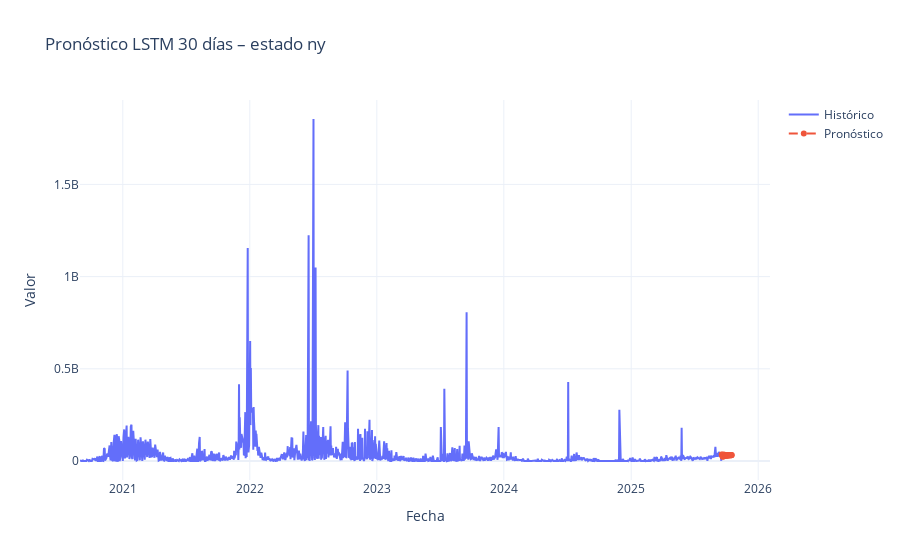

The code cell stored with this chart in its notebook:
### Markdown cell above
### 9.3 Pronóstico futuro con LSTM

### Code cell
N_FUTURE = 30  # días de pronóstico

# Última ventana del split completo (test) ya escalado
last_window_scaled = test_scaled[-WINDOW_SIZE:]

# Usamos el predict_fn especial para LSTM
future_scaled = recursive_forecast(
    model_lstm,
    last_window_scaled,
    N_FUTURE,
    predict_fn=lstm_predict_fn,  # 👈 aquí la magia
)

# Volvemos a escala original
future_preds = scaler.inverse_transform(future_scaled.reshape(-1, 1)).reshape(-1)

last_date = series.index[-1]
future_dates = pd.date_range(start=last_date + pd.Timedelta(days=1),
                             periods=N_FUTURE, freq='D')

fig = plot_future_forecast(
    series.index,
    series.values,
    future_dates,
    future_preds,
    title=f'Pronóstico LSTM {N_FUTURE} días – estado {STATE}',
)
fig.show()

### Figure 1 — Plotly figure (JSON) as saved in the notebook; plotly's stock layout.template omitted (floating-point values rounded to 4 significant figures; data arrays with more than 128 entries replaced by an {"elided": "..."} marker saying what was removed)
{"data": [{"mode": "lines", "name": "Histórico", "type": "scatter", "x": {"elided": "1366 str values"}, "y": {"elided": "1366 float values"}}, {"line": {"dash": "dash"}, "mode": "lines+markers", "name": "Pronóstico", "type": "scatter", "x": ["2025-09-18T00:00:00", "2025-09-19T00:00:00", "2025-09-20T00:00:00", "2025-09-21T00:00:00", "2025-09-22T00:00:00", "2025-09-23T00:00:00", "2025-09-24T00:00:00", "2025-09-25T00:00:00", "2025-09-26T00:00:00", "2025-09-27T00:00:00", "2025-09-28T00:00:00", "2025-09-29T00:00:00", "2025-09-30T00:00:00", "2025-10-01T00:00:00", "2025-10-02T00:00:00", "2025-10-03T00:00:00", "2025-10-04T00:00:00", "2025-10-05T00:00:00", "2025-10-06T00:00:00", "2025-10-07T00:00:00", "2025-10-08T00:00:00", "2025-10-09T00:00:00", "2025-10-10T00:00:00", "2025-10-11T00:00:00", "2025-10-12T00:00:00", "2025-10-13T00:00:00", "2025-10-14T00:00:00", "2025-10-15T00:00:00", "2025-10-16T00:00:00", "2025-10-17T00:00:00"], "y": [34690000.0, 34130000.0, 27130000.0, 24570000.0, 23550000.0, 27550000.0, 35690000.0, 27180000.0, 26550000.0, 27800000.0, 30360000.0, 31690000.0, 29510000.0, 28360000.0, 29870000.0, 31120000.0, 31270000.0, 30310000.0, 30160000.0, 30870000.0, 31580000.0, 31460000.0, 31060000.0, 31180000.0, 31600000.0, 31910000.0, 31760000.0, 31620000.0, 31810000.0, 32070000.0]}], "layout": {"title": {"text": "Pronóstico LSTM 30 días – estado ny"}, "xaxis": {"title": {"text": "Fecha"}}, "yaxis": {"title": {"text": "Valor"}}}}
